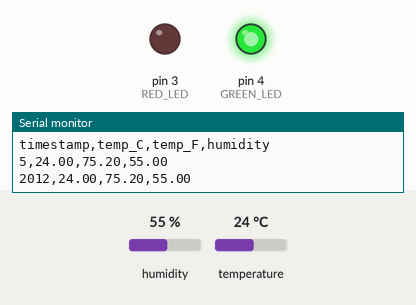
Simulated run of this sketch. Board: Arduino Uno, built with avr-gcc and run on an emulated ATmega328P. Parts: output pins drawn as LEDs (lit = HIGH), the last lines printed to the serial monitor. The inputs (shaded band) are chosen by the test bench; at power-on: humidity 55 %, temperature 24 °C.

Above: at 2.8 s.
2.9 s: humidity set to 78 %
5.6 s: humidity set to 82 %
At 7.4 s:
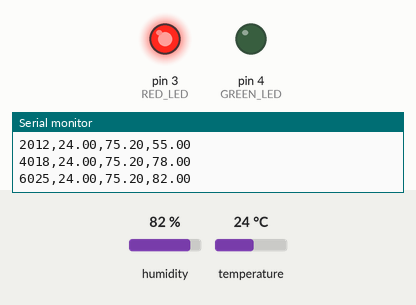
8.3 s: humidity set to 22 %
At 11.0 s:
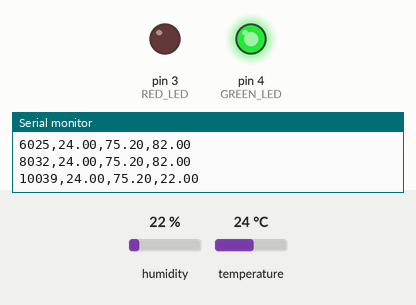
11.5 s: humidity set to 88 %
At 12.7 s:
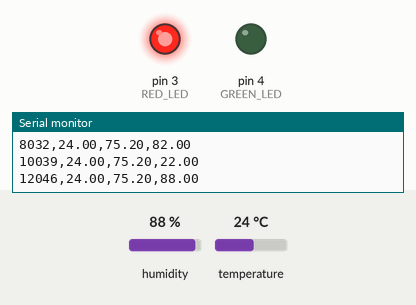
Timing chart, 0 to 14.5 s (numbered marks = the images above; inputs shaded):
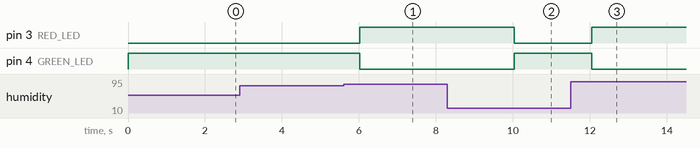

The sketch:

weather_station.ino
```cpp
#include <DHT.h>

#define DHTPIN 2
#define DHTTYPE DHT22

#define RED_LED 3
#define GREEN_LED 4

DHT dht(DHTPIN, DHTTYPE);

void setup() {
  Serial.begin(9600);
  dht.begin();

  pinMode(RED_LED, OUTPUT);
  pinMode(GREEN_LED, OUTPUT);

  // CSV Header
  Serial.println("timestamp,temp_C,temp_F,humidity");
}

void loop() {

  float tempC = dht.readTemperature();
  float humidity = dht.readHumidity();
  float tempF = tempC * 9.0 / 5.0 + 32.0;

  if (isnan(tempC) || isnan(humidity)) {
    Serial.println("Sensor Error");
    delay(2000);
    return;
  }

  // CSV Output
  Serial.print(millis());
  Serial.print(",");
  Serial.print(tempC);
  Serial.print(",");
  Serial.print(tempF);
  Serial.print(",");
  Serial.println(humidity);

  // LED Alert
  if (tempC > 35 || humidity > 80) {
    digitalWrite(RED_LED, HIGH);
    digitalWrite(GREEN_LED, LOW);
  } else {
    digitalWrite(RED_LED, LOW);
    digitalWrite(GREEN_LED, HIGH);
  }

  delay(2000);
}
```

Measured:
- the behaviour switches between 80 and 81 % on humidity (found by bisection; images 0 and 1)
- after the input at 5.6 s, pin 3 (RED_LED): LOW → HIGH after 0.43 s; pin 4 (GREEN_LED): HIGH → LOW after 0.43 s
- after the input at 8.3 s, pin 3 (RED_LED): HIGH → LOW after 1.7 s; pin 4 (GREEN_LED): LOW → HIGH after 1.7 s
- after the input at 11.5 s, pin 3 (RED_LED): LOW → HIGH after 0.55 s; pin 4 (GREEN_LED): HIGH → LOW after 0.55 s
